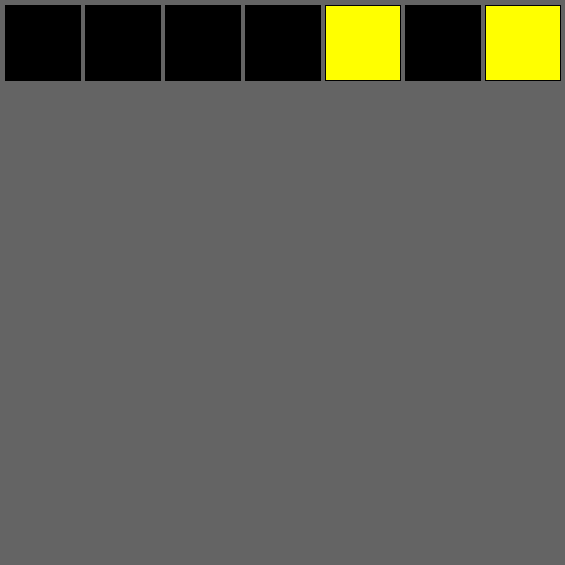
Frame 1 (no input)
Frame 60 (the mouse pressed at the canvas centre just before this capture): identical to frame 1, image omitted
Frame 120 (the mouse held since frame 60 and released just before this capture): identical to frame 1, image omitted

The Processing sketch that drew this single still picture (run headless with seeded random() and noise(); from frame 60 on, the mouse is pressed at the canvas centre):

// Processing sketch: boxes2
// ── boxes2.pde
Row[] rows = new Row [4];
String[] binarytemps = new String[7];
/*
char[] morning = new char[7];
char[] noon = new char[7];
char[] evening = new char[7];
char[] night = new char[7];
*/
char[] binarray = new char[7];
int[] temperatures = { 10, 20, 30, 5, };

int border = 5;
int boxsize = 75;

void setup() {
  size(565,565);
  background(100);
  fill(255);
  
  for (int i = 0; i < rows.length; i++) {
    rows[i] = new Row((i * (border + boxsize)), 20);
    
  }
  
}


void draw() {

  for (int i = 0; i < 4; i++) {
    rows[i].setTemperature(i);    
    rows[i].binarize();
    rows[i].display();
  }
}



public class Row {
  int temperature;
  int ypos;
  
  Row(int ypos_, int temperature_) {
    ypos = ypos_;
    temperature = temperature_;
  }

  void display() {
    for (int i = 0; i < 7; i++) {
      if (binarray[i] == '1') {
        fill(255,255,0);
      }
      else {
        fill(0);
      }
      rect(border + i * (border + boxsize), border, boxsize, boxsize);
    }
  }
    
  void binarize() {
      binarray = (binary(temperature, 7)).toCharArray();
//    println(binarray);
    }
    
  int setTemperature(int i) {
    temperature = temperatures[i];
    print(temperature);
    return temperature;
  
  }
}
